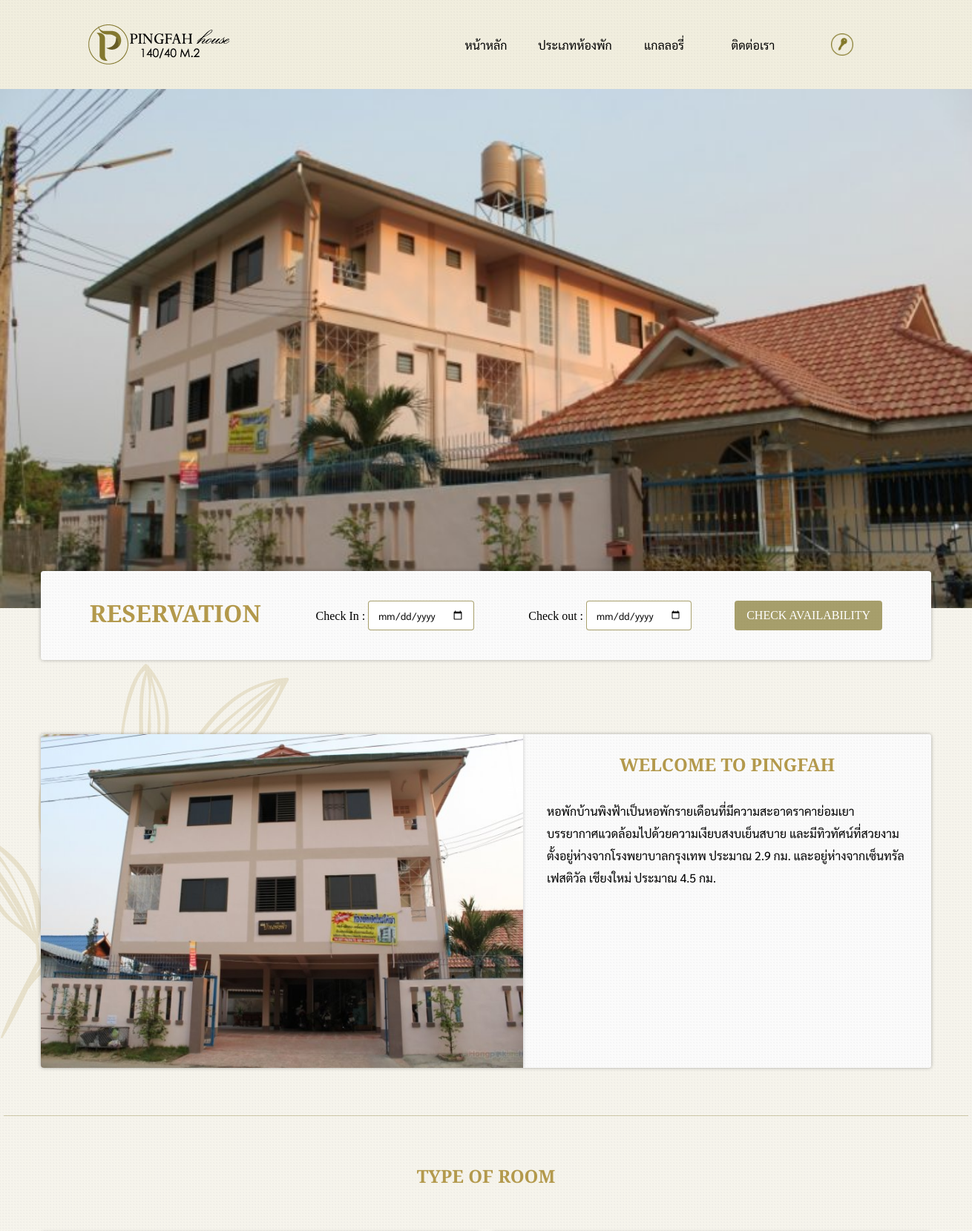
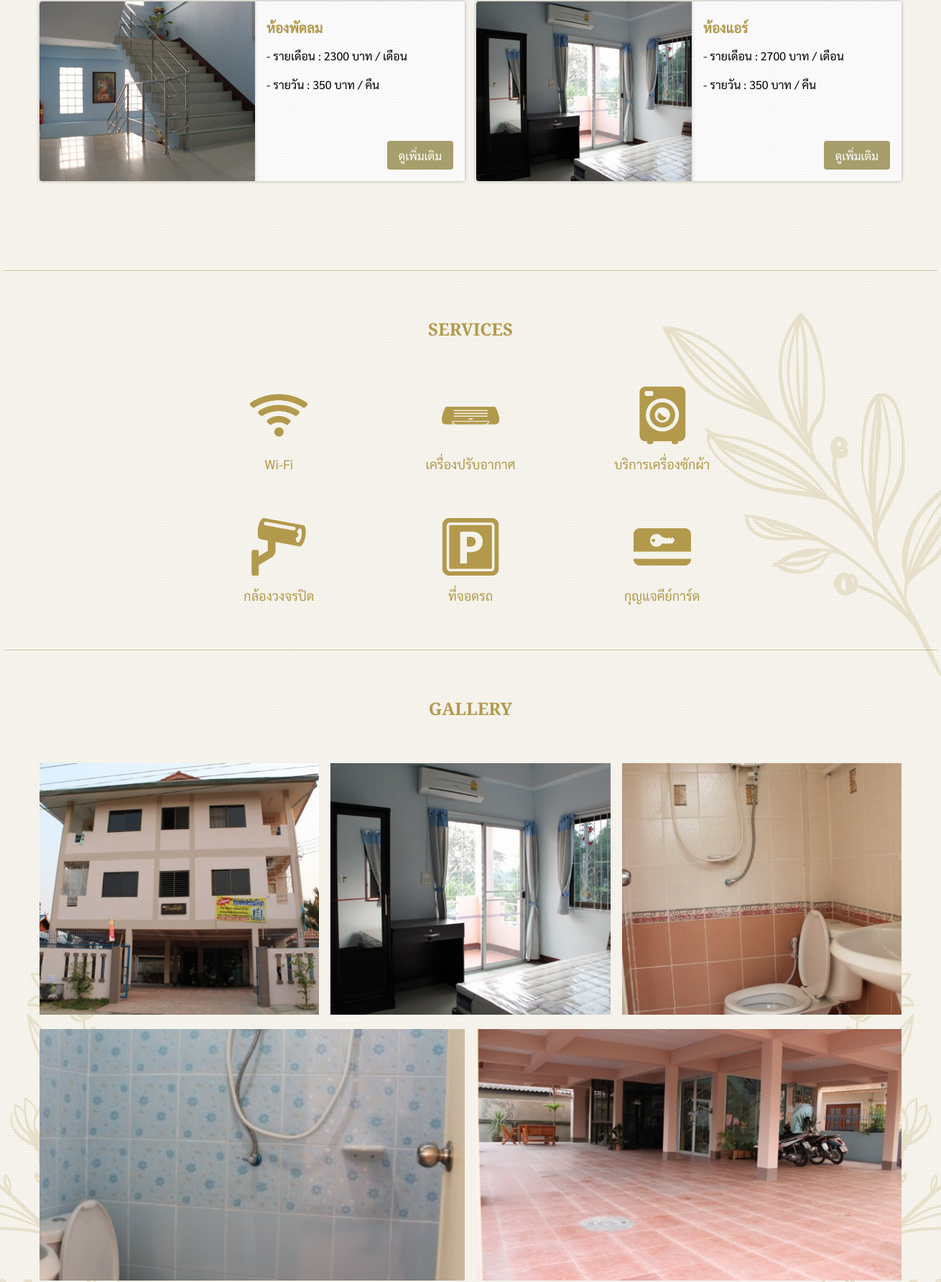
The page /pages/index.php (upper part) on the database its author committed (2 pictures, top to bottom).
### tables this page shows
CREATE TABLE `roomdetail` (
  `type` varchar(255) NOT NULL,
  `water_bill` float(255,2) DEFAULT NULL,
  `elec_bill` float(255,2) DEFAULT NULL,
  `cable_charge` float(255,2) DEFAULT NULL,
  `fines` float(255,2) DEFAULT NULL,
  `price` float(255,2) DEFAULT NULL,
  `pic1` varchar(255) DEFAULT NULL,
  `pic2` varchar(255) DEFAULT NULL,
  `pic3` varchar(255) DEFAULT NULL,
  `pic4` varchar(255) DEFAULT NULL,
  `pic5` varchar(255) DEFAULT NULL,
  `pic6` varchar(255) DEFAULT NULL,
  `detail` varchar(255) DEFAULT NULL,
  `daily_price` float(255,2) DEFAULT NULL
);

### pages/index.php (the view, shortened to what this page needs)
<?php
include('connection.php');
?>
<!DOCTYPE html>
<html lang="en">
<head>
    <link rel="stylesheet" href="../css/main.css">
    <link href="https://unpkg.com/aos@2.3.1/dist/aos.css" rel="stylesheet">
</head>
<body onload="bannerload()">
    <?php include('components/maintopbar.php') ?>
    <div style="position:relative;">
        <div class="banner">
            <img src="../img/tool/main_img.jpg" alt="" id="banner">
        </div>
        <div class="reservation" id="re">
            <div class="card">
                <strong><label class="topic">RESERVATION</label></strong>
                <div style="padding:0 16px 0 32px">
                    <label>Check In : </label>
                    <input type="date" id="check_in">
                </div>
                <div style="padding:0 16px">
                    <label>Check out : </label>
                    <input type="date" id="check_out">
                </div>
                <button type="button" onclick="checkRoom()">CHECK AVAILABILITY</button>
            </div>
        </div>
    </div>
    <div class="about" data-aos="fade-up" data-aos-duration="1000" data-aos-once="true">
        <div class="about-detail">
            <img src="../img/tool/sub1.jpg" alt="">
            <div style="padding:24px 32px;">
                <h2>WELCOME TO PINGFAH</h2>
                <div style="padding-top:32px;">
                    <p>หอพักบ้านพิงฟ้าเป็นหอพักรายเดือนที่มีความสะอาดราคาย่อมเยา
                        บรรยากาศแวดล้อมไปด้วยความเงียบสงบเย็นสบาย และมีทิวทัศน์ที่สวยงาม ตั้งอยู่ห่างจากโรงพยาบาลกรุงเทพ
                        ประมาณ 2.9 กม. และอยู่ห่างจากเซ็นทรัลเฟสติวัล เชียงใหม่ ประมาณ 4.5 กม.</p>
                </div>
            </div>
        </div>
    </div>
    <div class="hr"></div>
    <div class="room-box">
        <div class="room-detail" data-aos="fade-up" data-aos-duration="1000" data-aos-once="true">
            <h2>TYPE OF ROOM</h2>
            <div class="room-grid">
                <?php
                $roomData = "SELECT * FROM roomdetail";
                $result = $conn->query($roomData);
                    while($row = $result->fetch_assoc()) {
                ?>
                <div class="detail-grid">
                    <img src="<?php if(isset($row['pic1'])){ echo "images/roomdetail/" .$row['pic1'];}else{ echo '../img/tool/no-img.png'; } ?>"
                        alt="">
                    <div class="detail">
                        <div>
                            <h3>ห้อง<?php echo $row['type']?></h3>
                            <p>- รายเดือน : <?php echo intval($row['price']); ?> บาท / เดือน</p>
                            <p>- รายวัน : 350 บาท / คืน</p>
                        </div>
                        <div style="display:flex;justify-content:flex-end">
                            <button>ดูเพิ่มเติม</button>
                        </div>
                    </div>
                </div>
                <?php
                    }
                ?>
            </div>
        </div>
    </div>
    <div class="hr"></div>
    <div class="submain2-box" data-aos="fade-up" data-aos-duration="1000" data-aos-once="true">
        <div>
            <h2 class="submain2-topic">SERVICES</h2>
            <div class="submain2-grid">
                <div>
                    <img src="/Pingfah/img/tool/wifi2.png" alt="" class="icon-img">
                    <p>Wi-Fi</p>
                </div>
                <div>
                    <img src="/Pingfah/img/tool/air2.png" alt="" class="icon-img">
                    <p>เครื่องปรับอากาศ</p>
                </div>
                <div>
                    <img src="/Pingfah/img/tool/wash2.png" alt="" class="icon-img">
                    <p>บริการเครื่องซักผ้า</p>
                </div>
                <div>
                    <img src="/Pingfah/img/tool/camera2.png" alt="" class="icon-img">
                    <p>กล้องวงจรปิด</p>
                </div>
                <div>
                    <img src="/Pingfah/img/tool/park2.png" alt="" class="icon-img">
                    <p>ที่จอดรถ</p>
                </div>
                <div>
                    <img src="/Pingfah/img/tool/key2.png" alt="" class="icon-img">
                    <p>กุญแจคีย์การ์ด</p>
                </div>
            </div>
        </div>
    </div>
    <div class="hr"></div>
    <div class="gallery" data-aos="fade-up" data-aos-duration="1000" data-aos-once="true">
        <div>
            <h2>Gallery</h2>
            <div class="gallery-grid">
                <div class="a">
                    <img src="../img/tool/sub1.jpg" alt="">
                </div>
                <div class="b">
                    <img src="../img/tool/sub2.jpg" alt="">
                </div>
                <div class="c">
                    <img src="../img/tool/sub4.jpg" alt="">
                </div>
                <div class="d">
                    <img src="../img/tool/sub5.jpg" alt="">
                </div>
                <div class="e">
                    <img src="../img/tool/sub6.jpg" alt="">
                </div>
            </div>
        </div>
    </div>
    <?php include('components/mainFoot.php') ?>
</body>
</html>

### css/mainTop.css (style rules this page uses)
* { margin: 0; padding: 0; box-sizing: border-box; }

### css/mainFoot.css (style rules this page uses)
* { margin: 0; padding: 0; box-sizing: border-box; }

### rows shown on the page
roomdetail: pic1 (picture), type "พัดลม", price "2300"
roomdetail: pic1 (picture), type "แอร์", price "2700"
